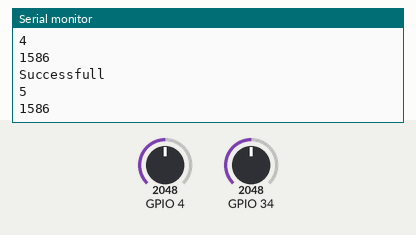
This sketch was run on a simulated ESP32. Parts: the last lines printed to the serial monitor. The test bench sets the inputs (shaded band); at power-on: GPIO 34 = 2048, GPIO 4 = 2048. No radio packets arrive unless stated.

Above: at 2.8 s.
2.9 s: GPIO 34 set to 491
At 5.3 s:
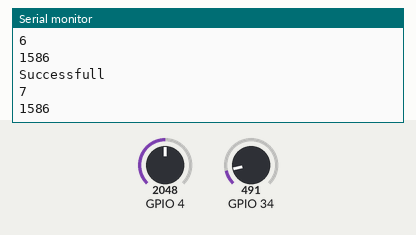
7.6 s: GPIO 4 set to 460
At 9.7 s:
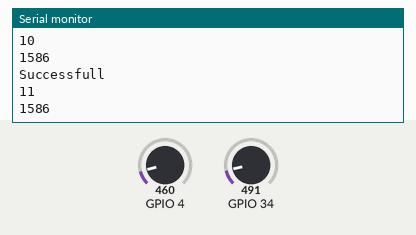
11.7 s: GPIO 4 set to 491
At 13.0 s:
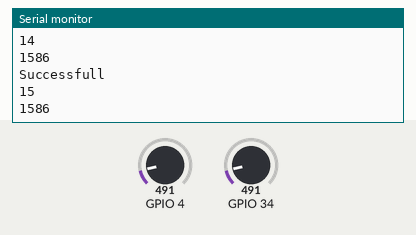
14.4 s: GPIO 34 set to 590
At 15.2 s:
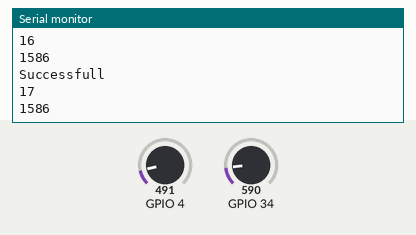
Timing chart, 0 to 17.4 s (numbered marks = the images above; inputs shaded):
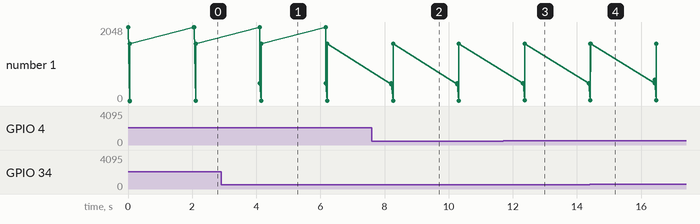

The sketch:

nrf24l01.ino
```cpp
#if CONFIG_FREERTOS_UNICORE
static const BaseType_t app_cpu = 0;
#else
static const BaseType_t app_cpu = 1;
#endif

#include <Wire.h>
#include "SparkFunHTU21D.h"

#define RXD2 16
#define TXD2 17

#include <SPI.h>
#include <nRF24L01.h>
#include <RF24.h>
#include <stdio.h>
#include <string.h>

RF24 radio(12,5); // CE, CSN

//address (40 bit) through which two modules communicate.
uint8_t RxPipeAddrs[5] = {0x11 , 0x22, 0x33, 0x44, 0xAA} ;

byte counter = 1; //used to count the packets sent
unsigned long timer1 = 0 , timer2 = 0 ;


struct sensor_data
{
  int sensor_id ;
  int sensor_value ;
} ;

struct sensor_data fire_sensor_data ;
struct sensor_data gas_sensor_data ;

float sensor_gas_val = 0;

void fire_detection(void *parameter){
   while(1){
      int sensorReading = analogRead(GPIO_NUM_34);
      fire_sensor_data.sensor_id = 1 ;
      fire_sensor_data.sensor_value = sensorReading ;
      Serial.println(sensorReading);

      if(sensorReading <= 500)
      {
        Serial.println("|Fire");
      }

      else if (sensorReading >=800 )
      {
        Serial.println("|No Fire");
      }
      delay(50);

      timer1 = micros() ;
      if( radio.write(&fire_sensor_data, sizeof(fire_sensor_data)) ) {
         Serial.println("Successfull");
         counter = counter + 1 ;
         timer2 = micros() ;
         Serial.println(counter);
         Serial.println((timer2 - timer1));
       }
       Serial.println();
       vTaskDelay(2000 / portTICK_PERIOD_MS);  // delay between reads
   }
}

void gas_detection(void *parameter){
   while(1){
     sensor_gas_val = analogRead(GPIO_NUM_4);
     Serial.println(sensor_gas_val);

      gas_sensor_data.sensor_id = 2 ;
      gas_sensor_data.sensor_value = sensor_gas_val ;

     if(sensor_gas_val > 550)
      {
        Serial.println(" | Smoke detected!");
      }
    else if (sensor_gas_val < 480)
      {
        Serial.println(" |No Smoke detected!");
      }
    delay(50);

      if( radio.write(&gas_sensor_data, sizeof(gas_sensor_data)) ) {
         Serial.println("Successfull");
         counter = counter + 1 ;
         Serial.println(counter);
         Serial.println((timer2 - timer1));
       }
       Serial.println();

    vTaskDelay(2000 / portTICK_PERIOD_MS);
  }
}


void setup() {

  Serial.begin(115200);

  radio.begin();
  radio.setAutoAck(false) ; // Receivers send ACK to transmitter
  radio.setRetries(5,15); // 15 retries, 5ms
  radio.setChannel(52) ;
  radio.setPayloadSize(32) ;
  radio.setDataRate(RF24_2MBPS);

  //set the address
  radio.openWritingPipe(RxPipeAddrs);
  radio.stopListening(); // transmit mode
  radio.printDetails();

  xTaskCreatePinnedToCore(  // Use xTaskCreate() in vanilla FreeRTOS
                    fire_detection,  // Function to be called
                    "frame sensor",   // Name of task
                    1024,         // Stack size (bytes in ESP32, words in FreeRTOS)
                    NULL,         // Parameter to pass to function
                    3,            // Task priority (0 to configMAX_PRIORITIES - 1)
                    NULL,         // Task handle
                    app_cpu);     // Run on one core for demo purposes (ESP32 only)

   xTaskCreatePinnedToCore(  // Use xTaskCreate() in vanilla FreeRTOS
                    gas_detection,  // Function to be called
                    "gas detection",   // Name of task
                    1024,         // Stack size (bytes in ESP32, words in FreeRTOS)
                    NULL,         // Parameter to pass to function
                    2,            // Task priority (0 to configMAX_PRIORITIES - 1)
                    NULL,         // Task handle
                    app_cpu);     // Run on one core for demo purposes (ESP32 only)
   vTaskDelete(NULL);
}

void loop() {

}
```

Measured:
- after the input at 2.9 s, the serial monitor: prints a new line after 1.2 s (image 1)
- after the input at 7.6 s, the serial monitor: prints a new line after 0.61 s (image 2)
- after the input at 11.7 s, the serial monitor: prints a new line after 0.62 s (image 3)
